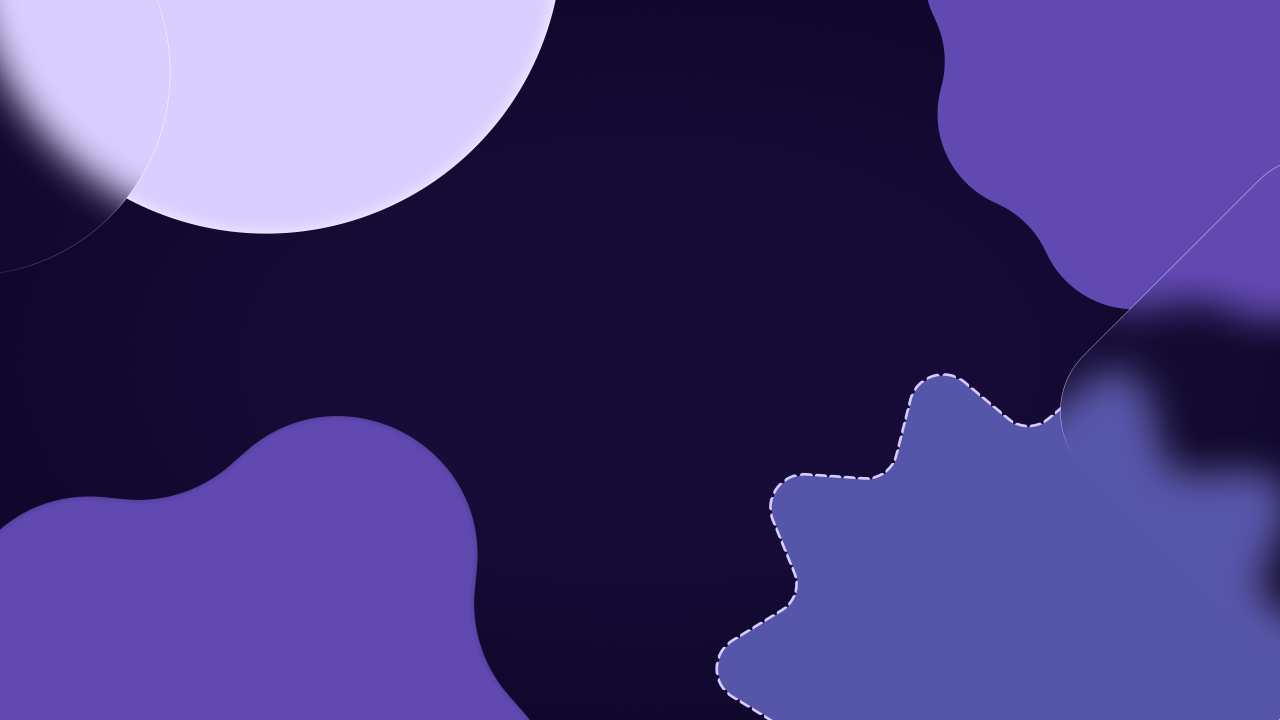
#> input picture dots/.config/quickshell/ii/assets/images/default_wallpaper.png, 3840 x 2160 px (shown at 1/3 size)
$ python point_of_interest.py ../../assets/images/default_wallpaper.png
#> lines starting #> are read from the running program, lines starting #| are printed output that depends on the picture
#!/usr/bin/env python3
"""Where the eye goes in a picture, for the wallpaper framing's snap.

Prints one JSON object: {"x": 0..1, "y": 0..1, "kind": "face" | "detail"}
in the picture's own coordinates (0,0 top-left), or {} when there is no
answer. A face wins when one is found (the largest); otherwise the centre
of the spectral-residual saliency map - the part of the picture that
differs from what the rest of it predicts.
"""
import json
import os
import sys

os.environ["OPENCV_LOG_LEVEL"] = "SILENT"


def cascade_path():
    import cv2
    candidates = []
    data = getattr(cv2, "data", None)
    if data is not None:
        candidates.append(os.path.join(data.haarcascades, "haarcascade_frontalface_default.xml"))
    candidates += [
        "/usr/share/opencv4/haarcascades/haarcascade_frontalface_default.xml",
        "/usr/share/opencv/haarcascades/haarcascade_frontalface_default.xml",
    ]
    return next((path for path in candidates if os.path.isfile(path)), None)


def find_face(gray):
    import cv2
    path = cascade_path()
    if path is None:
        return None
    cascade = cv2.CascadeClassifier(path)
    if cascade.empty():
        return None
    h, w = gray.shape
    side = max(24, int(min(w, h) * 0.06))
    faces = cascade.detectMultiScale(gray, scaleFactor=1.1, minNeighbors=6, minSize=(side, side))
    if len(faces) == 0:
        return None
    x, y, fw, fh = max(faces, key=lambda f: f[2] * f[3])
    return (x + fw / 2) / w, (y + fh / 2) / h


def find_detail(gray):
    import cv2
    import numpy as np
    small = cv2.resize(gray, (64, 64), interpolation=cv2.INTER_AREA).astype(np.float64)
    spectrum = np.fft.fft2(small)
    log_amplitude = np.log(np.abs(spectrum) + 1e-9)
    residual = log_amplitude - cv2.blur(log_amplitude, (3, 3))
    saliency = np.abs(np.fft.ifft2(np.exp(residual + 1j * np.angle(spectrum)))) ** 2
    saliency = cv2.GaussianBlur(saliency, (9, 9), 2.5)
    # Keep the most salient tenth so a busy background does not average the
    # answer back to the middle.
    cut = np.percentile(saliency, 90)
    weights = np.where(saliency >= cut, saliency, 0)
    total = weights.sum()
    if total <= 0:
        return None
    ys, xs = np.mgrid[0:64, 0:64]
    return float((weights * (xs + 0.5)).sum() / total / 64), float((weights * (ys + 0.5)).sum() / total / 64)


def main():
    if len(sys.argv) < 2:
        print("{}")
        return
    try:
        import cv2
        image = cv2.imread(sys.argv[1], cv2.IMREAD_GRAYSCALE)
#> image: shape (2160, 3840); min 21, max 255, mean 72.9
        if image is None:
            print("{}")
            return
        h, w = image.shape
#> h = 2160; w = 3840
        scale = 640 / max(w, h)
#> scale = 0.167
        if scale < 1:
            image = cv2.resize(image, (int(w * scale), int(h * scale)), interpolation=cv2.INTER_AREA)
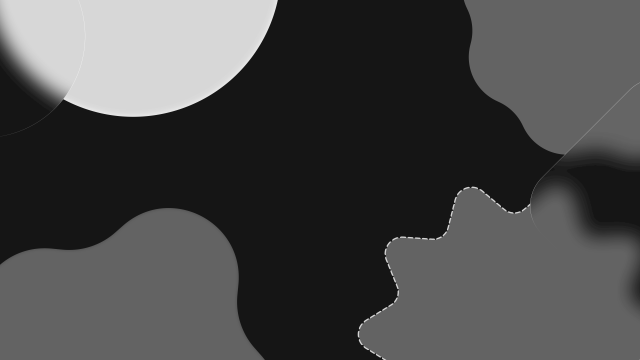
#> image: shape (360, 640); min 21, max 230, mean 72.9
        face = find_face(image)
#> in find_face, `faces = cascade.detectMultiScale(gray, scaleFactor=1.1, minNeighbors=6..`: faces = ()
        if face is not None:
            print(json.dumps({"x": round(face[0], 4), "y": round(face[1], 4), "kind": "face"}))
            return
        detail = find_detail(image)
#> in find_detail, `small = cv2.resize(gray, (64, 64), interpolation=cv2.INTER_AREA).astyp..`:
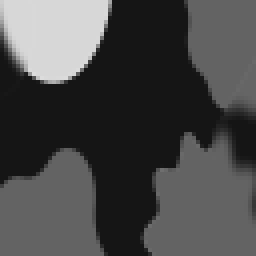
#> small: shape (64, 64) float64 (shown 4 times larger); min 21, max 220, mean 72.9
#> in find_detail, `log_amplitude = np.log(np.abs(spectrum) + 1e-9)`:
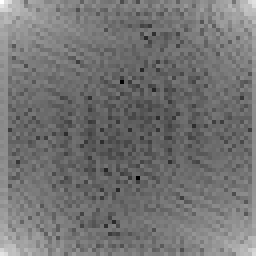
#> log_amplitude: shape (64, 64) float64 (shown 4 times larger); min 0.836, max 12.61, mean 6.19; drawn with min black and max white
#> in find_detail, `residual = log_amplitude - cv2.blur(log_amplitude, (3, 3))`:
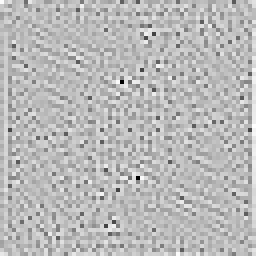
#> residual: shape (64, 64) float64 (shown 4 times larger); min -4.05, max 1.5, mean 0.00633; drawn with min black and max white
#> in find_detail, `saliency = np.abs(np.fft.ifft2(np.exp(residual + 1j * np.angle(spectru..`:
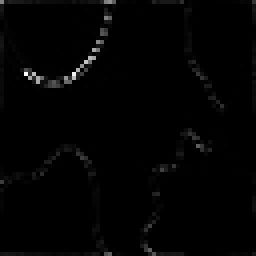
#> saliency: shape (64, 64) float64 (shown 4 times larger); min 3.94e-09, max 0.0325, mean 0.000395; drawn with min black and max white
#> in find_detail, `saliency = cv2.GaussianBlur(saliency, (9, 9), 2.5)`:
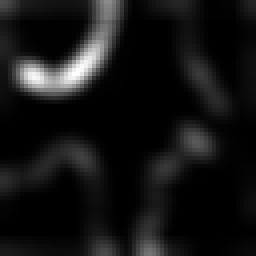
#> saliency: shape (64, 64) float64 (shown 4 times larger); min 2.89e-06, max 0.00447, mean 0.00036; drawn with min black and max white
#> in find_detail, `cut = np.percentile(saliency, 90)`: cut = 0.000907
#> in find_detail, `weights = np.where(saliency >= cut, saliency, 0)`:
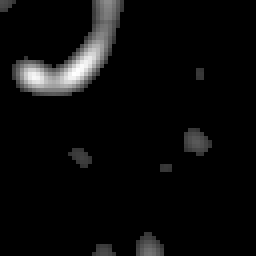
#> weights: shape (64, 64) float64 (shown 4 times larger); min 0, max 0.00447, mean 0.000199; drawn with min black and max white
#> in find_detail, `total = weights.sum()`: total = 0.815
#> detail = (0.33, 0.32)
        if detail is not None:
            print(json.dumps({"x": round(detail[0], 4), "y": round(detail[1], 4), "kind": "detail"}))
#| {"x": 0.3297, "y": 0.3201, "kind": "detail"}
            return
    except Exception:
        pass
    print("{}")


if __name__ == "__main__":
    main()
